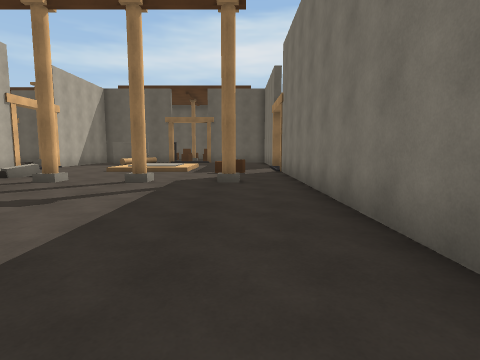
view 1 (above)

24 first-person views from a walk through a 3-D level made in the Unity game engine. The camera is 1.4 m above the floor, tilts 6° down and sees 80° across. The floor is counted in squares, 2 m on a side. Each view is taken from the middle of a square. On the plan, view 1 faces up. The plan holds only what a view shows up to about 10 squares ahead; the rest is blank. The place goes on beyond the plan. The player is left out.

view 2
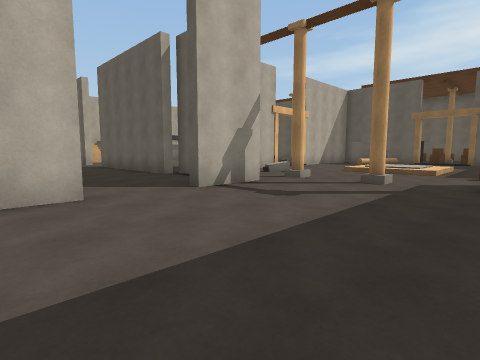

view 3
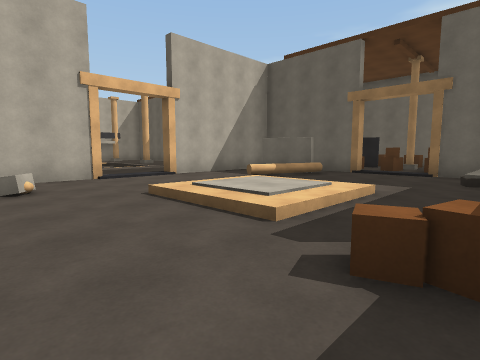

view 4
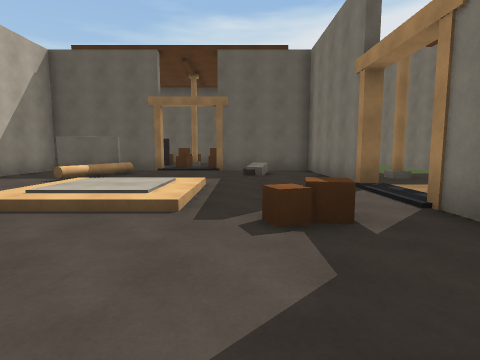

view 5
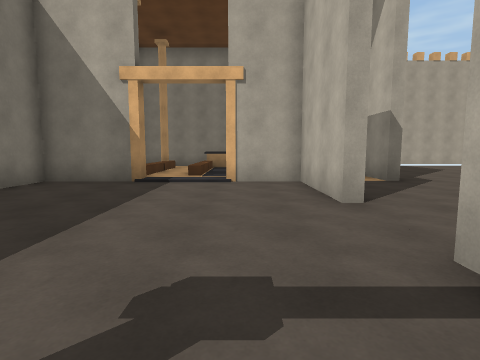

view 6
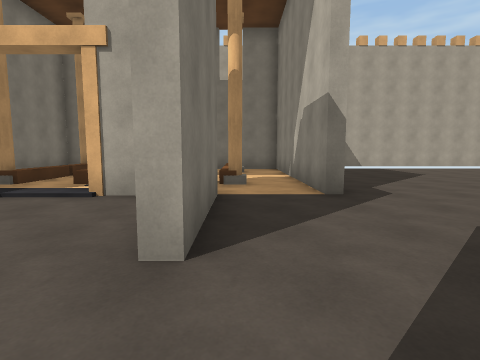

view 7
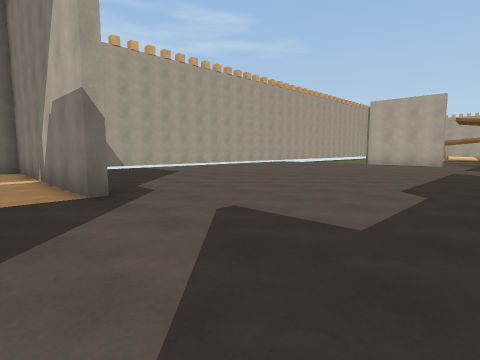

view 8
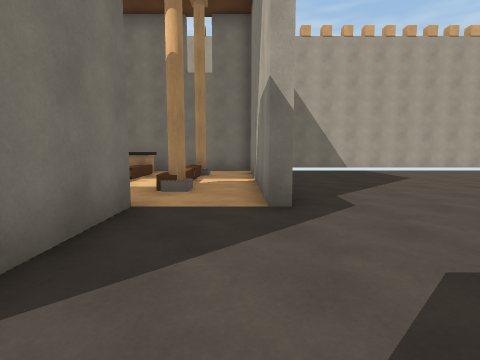

view 9
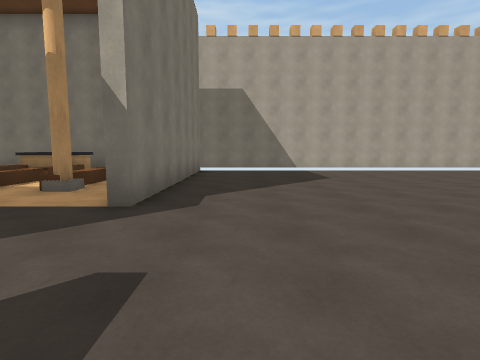

view 10
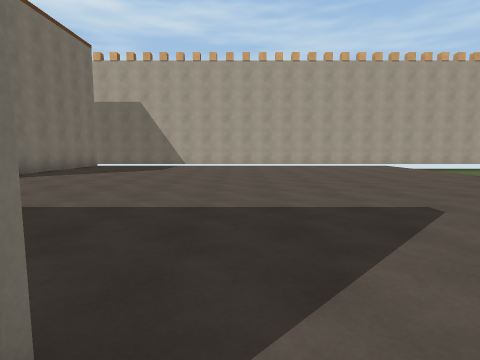

view 11
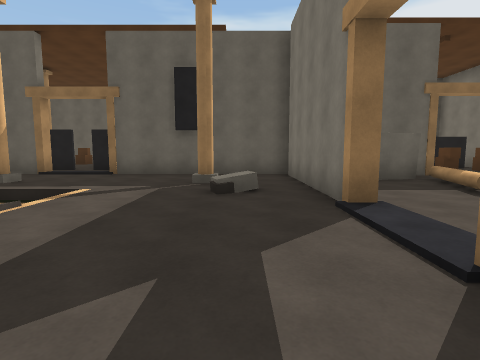

view 12
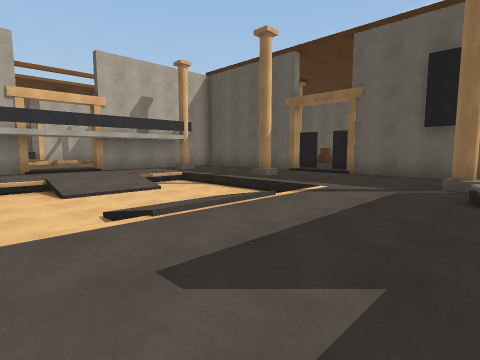

view 13
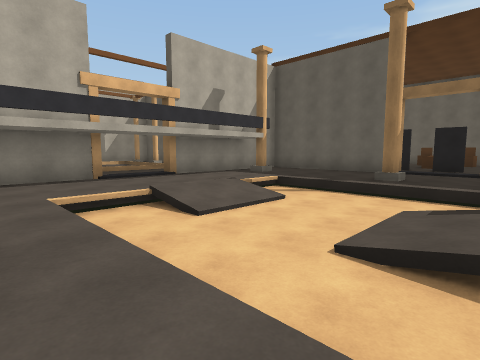

view 14
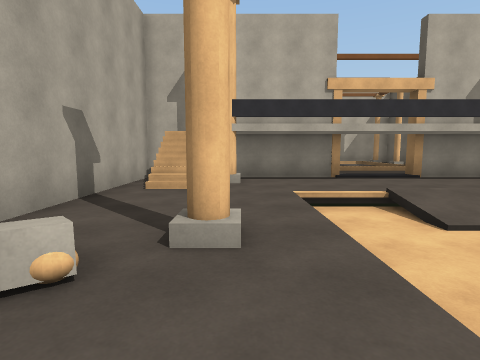

view 15
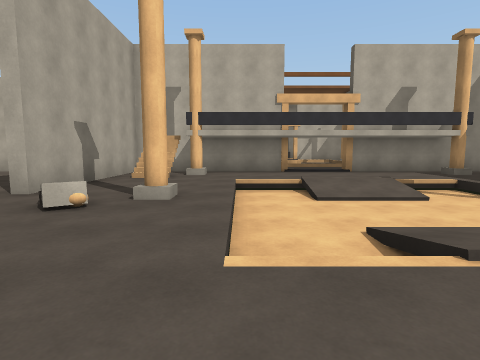

view 16
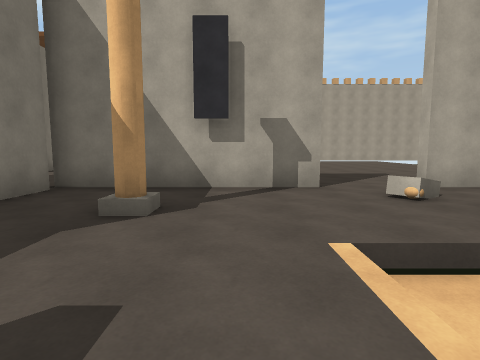

view 17
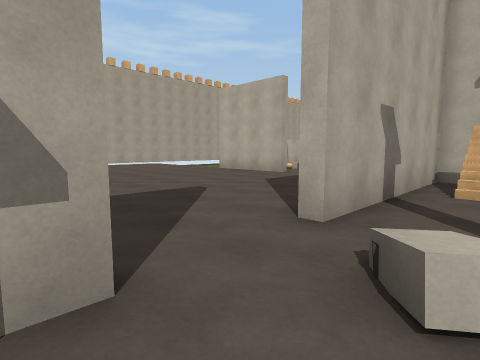

view 18
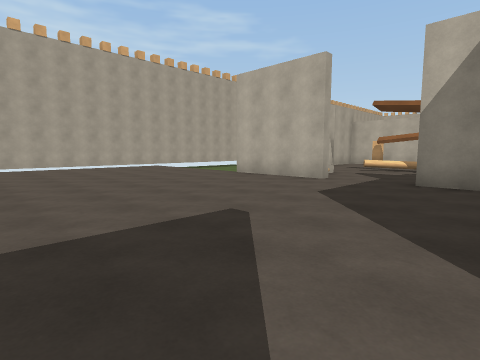

view 19
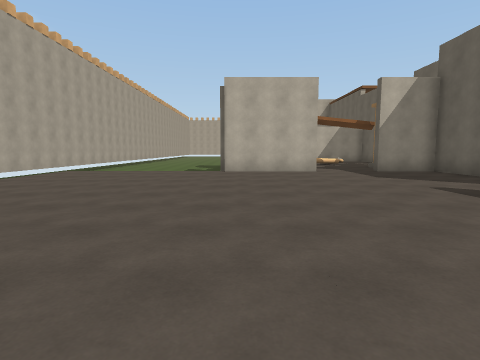

view 20
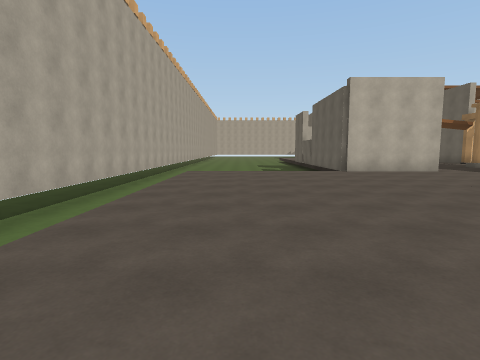

view 21
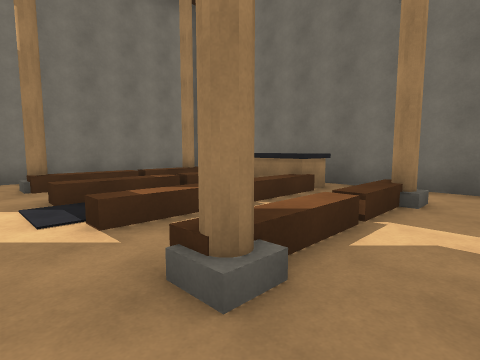

view 22
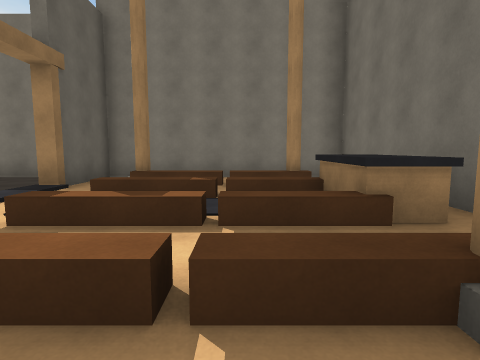

view 23
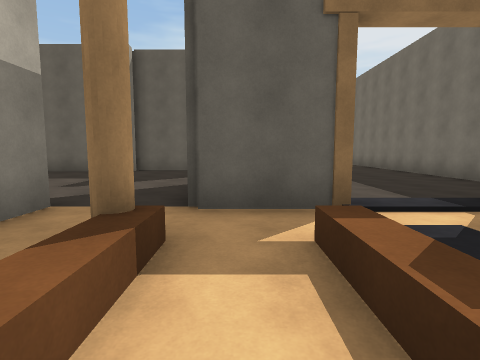

view 24
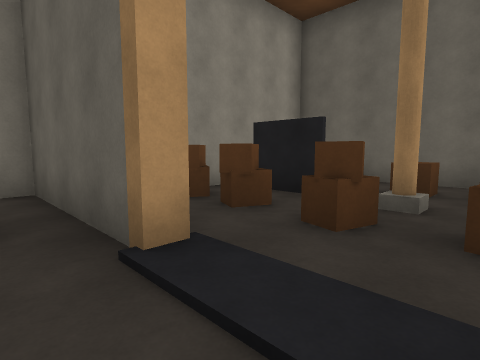

### Floor plan
Key: @ floor where view 1 was taken; # wall or solid block; . main floor; : floor 0.25 m higher than the main floor; - floor 0.5 m lower than the main floor; / step, stairs or slope; = window, fence, low wall or low ledge; ^ raised ledge; v drop or lower ground; O other object.
Columns run from 21 left of view 1 to 4 right of it. Each row starts with its distance up from view 1.
 22                 ###
 21                  ..
 20                  .O
 19                ##.#
 18       ##.      OO.OOO
 17        ..      O....
 16  ######..### #####..###
 15  #.......... #.##.....#
 14  #.#...#...#.#..=....O# ..
 13  #.../////..O#..=.....#.#.
 12 .#...----/...#...///..#..
 11 ....//--//.......:::. ..
 10 ....//--/ .......:::. ..
  9   ...----/...#...///.O#
  8  #.../////...#.=......#
  7  #.#...//..#.# O......#
  6  #.//..#O....#  .#.#..#
  5  #...........####......#
  4  ######..#####..#......#
  3  #.....................#
  2 .......................#
  1 ................#......#
  0 .#..............#....@.#
 -1 O#..............##.....#
 -2  #............#..##..##
 -3  v............#.#.^=.#.#
 -4   ............#.^.^..^ #
 -5   ............#.^.^..^ #
 -6   ............#.O.^^   #
 -7   ............#...^^   #
 -8   vvvvvvvv    v########
 -9  vvvvvvvv

Positions as (right, up) in squares from view 1, and headings:
1: (0, 0), facing up
2: (0, 0), facing up-left
3: (0, 7), facing up-left
4: (-1, 6), facing up
5: (-3, 5), facing down
6: (-5, 3), facing down
7: (-5, 3), facing down-left
8: (-6, 2), facing down
9: (-8, 2), facing down
10: (-13, 5), facing down
11: (-9, 8), facing up
12: (-9, 8), facing up-left
13: (-12, 7), facing up-left
14: (-12, 7), facing left
15: (-10, 8), facing left
16: (-11, 10), facing down
17: (-12, 6), facing down-left
18: (-13, 4), facing down-left
19: (-10, -2), facing left
20: (-10, -6), facing left
21: (-6, -2), facing down-right
22: (-6, -5), facing right
23: (-4, -5), facing up
24: (-2, 15), facing up-left
